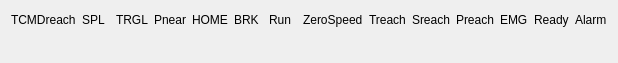
<?xml version="1.0" encoding="UTF-8"?>
<ui version="4.0">
 <class>Form</class>
 <widget class="QWidget" name="Form">
  <property name="geometry">
   <rect>
    <x>0</x>
    <y>0</y>
    <width>618</width>
    <height>63</height>
   </rect>
  </property>
  <property name="windowTitle">
   <string>SigOut</string>
  </property>
  <layout class="QVBoxLayout" name="verticalLayout">
   <item>
    <layout class="QGridLayout" name="gridLayout">
     <item row="0" column="0">
      <widget class="QLabel" name="label_14">
       <property name="text">
        <string>TCMDreach</string>
       </property>
      </widget>
     </item>
     <item row="0" column="1">
      <widget class="QLabel" name="label_13">
       <property name="text">
        <string>SPL</string>
       </property>
      </widget>
     </item>
     <item row="0" column="2">
      <widget class="QLabel" name="label_12">
       <property name="text">
        <string>TRGL</string>
       </property>
      </widget>
     </item>
     <item row="0" column="3">
      <widget class="QLabel" name="label_11">
       <property name="text">
        <string>Pnear</string>
       </property>
      </widget>
     </item>
     <item row="0" column="4">
      <widget class="QLabel" name="label_10">
       <property name="text">
        <string>HOME</string>
       </property>
      </widget>
     </item>
     <item row="0" column="5">
      <widget class="QLabel" name="label_9">
       <property name="text">
        <string>BRK</string>
       </property>
      </widget>
     </item>
     <item row="0" column="6">
      <widget class="QLabel" name="label_8">
       <property name="text">
        <string>Run</string>
       </property>
      </widget>
     </item>
     <item row="0" column="7">
      <widget class="QLabel" name="label_7">
       <property name="text">
        <string>ZeroSpeed</string>
       </property>
      </widget>
     </item>
     <item row="0" column="8">
      <widget class="QLabel" name="label_6">
       <property name="text">
        <string>Treach</string>
       </property>
      </widget>
     </item>
     <item row="0" column="9">
      <widget class="QLabel" name="label_5">
       <property name="text">
        <string>Sreach</string>
       </property>
      </widget>
     </item>
     <item row="0" column="10">
      <widget class="QLabel" name="label_4">
       <property name="text">
        <string>Preach</string>
       </property>
      </widget>
     </item>
     <item row="0" column="11">
      <widget class="QLabel" name="label_3">
       <property name="text">
        <string>EMG</string>
       </property>
      </widget>
     </item>
     <item row="0" column="12">
      <widget class="QLabel" name="label_2">
       <property name="text">
        <string>Ready</string>
       </property>
      </widget>
     </item>
     <item row="0" column="13">
      <widget class="QLabel" name="label">
       <property name="text">
        <string>Alarm</string>
       </property>
      </widget>
     </item>
     <item row="1" column="0">
      <widget class="QLabel" name="led_14">
       <property name="toolTip">
        <string>Son</string>
       </property>
       <property name="text">
        <string/>
       </property>
       <property name="pixmap">
        <pixmap resource="../resources/resources.qrc">:/icon/icon/led_16x16_disable.png</pixmap>
       </property>
      </widget>
     </item>
     <item row="1" column="1">
      <widget class="QLabel" name="led_13">
       <property name="toolTip">
        <string>Son</string>
       </property>
       <property name="text">
        <string/>
       </property>
       <property name="pixmap">
        <pixmap resource="../resources/resources.qrc">:/icon/icon/led_16x16_disable.png</pixmap>
       </property>
      </widget>
     </item>
     <item row="1" column="2">
      <widget class="QLabel" name="led_12">
       <property name="toolTip">
        <string>Son</string>
       </property>
       <property name="text">
        <string/>
       </property>
       <property name="pixmap">
        <pixmap resource="../resources/resources.qrc">:/icon/icon/led_16x16_disable.png</pixmap>
       </property>
      </widget>
     </item>
     <item row="1" column="3">
      <widget class="QLabel" name="led_11">
       <property name="toolTip">
        <string>Son</string>
       </property>
       <property name="text">
        <string/>
       </property>
       <property name="pixmap">
        <pixmap resource="../resources/resources.qrc">:/icon/icon/led_16x16_disable.png</pixmap>
       </property>
      </widget>
     </item>
     <item row="1" column="4">
      <widget class="QLabel" name="led_10">
       <property name="toolTip">
        <string>Son</string>
       </property>
       <property name="text">
        <string/>
       </property>
       <property name="pixmap">
        <pixmap resource="../resources/resources.qrc">:/icon/icon/led_16x16_disable.png</pixmap>
       </property>
      </widget>
     </item>
     <item row="1" column="5">
      <widget class="QLabel" name="led_9">
       <property name="toolTip">
        <string>Son</string>
       </property>
       <property name="text">
        <string/>
       </property>
       <property name="pixmap">
        <pixmap resource="../resources/resources.qrc">:/icon/icon/led_16x16_disable.png</pixmap>
       </property>
      </widget>
     </item>
     <item row="1" column="6">
      <widget class="QLabel" name="led_8">
       <property name="toolTip">
        <string>Son</string>
       </property>
       <property name="text">
        <string/>
       </property>
       <property name="pixmap">
        <pixmap resource="../resources/resources.qrc">:/icon/icon/led_16x16_disable.png</pixmap>
       </property>
      </widget>
     </item>
     <item row="1" column="7">
      <widget class="QLabel" name="led_7">
       <property name="toolTip">
        <string>Son</string>
       </property>
       <property name="text">
        <string/>
       </property>
       <property name="pixmap">
        <pixmap resource="../resources/resources.qrc">:/icon/icon/led_16x16_disable.png</pixmap>
       </property>
      </widget>
     </item>
     <item row="1" column="8">
      <widget class="QLabel" name="led_6">
       <property name="toolTip">
        <string>Son</string>
       </property>
       <property name="text">
        <string/>
       </property>
       <property name="pixmap">
        <pixmap resource="../resources/resources.qrc">:/icon/icon/led_16x16_disable.png</pixmap>
       </property>
      </widget>
     </item>
     <item row="1" column="9">
      <widget class="QLabel" name="led_5">
       <property name="toolTip">
        <string>Son</string>
       </property>
       <property name="text">
        <string/>
       </property>
       <property name="pixmap">
        <pixmap resource="../resources/resources.qrc">:/icon/icon/led_16x16_disable.png</pixmap>
       </property>
      </widget>
     </item>
     <item row="1" column="10">
      <widget class="QLabel" name="led_4">
       <property name="toolTip">
        <string>Son</string>
       </property>
       <property name="text">
        <string/>
       </property>
       <property name="pixmap">
        <pixmap resource="../resources/resources.qrc">:/icon/icon/led_16x16_disable.png</pixmap>
       </property>
      </widget>
     </item>
     <item row="1" column="11">
      <widget class="QLabel" name="led_3">
       <property name="toolTip">
        <string>Son</string>
       </property>
       <property name="text">
        <string/>
       </property>
       <property name="pixmap">
        <pixmap resource="../resources/resources.qrc">:/icon/icon/led_16x16_disable.png</pixmap>
       </property>
      </widget>
     </item>
     <item row="1" column="12">
      <widget class="QLabel" name="led_2">
       <property name="toolTip">
        <string>Son</string>
       </property>
       <property name="text">
        <string/>
       </property>
       <property name="pixmap">
        <pixmap resource="../resources/resources.qrc">:/icon/icon/led_16x16_disable.png</pixmap>
       </property>
      </widget>
     </item>
     <item row="1" column="13">
      <widget class="QLabel" name="led_1">
       <property name="toolTip">
        <string>Son</string>
       </property>
       <property name="text">
        <string/>
       </property>
       <property name="pixmap">
        <pixmap resource="../resources/resources.qrc">:/icon/icon/led_16x16_disable.png</pixmap>
       </property>
      </widget>
     </item>
    </layout>
   </item>
  </layout>
 </widget>
 <resources>
  <include location="../resources/resources.qrc"/>
  <include location="../resources/resources.qrc"/>
 </resources>
 <connections/>
</ui>
